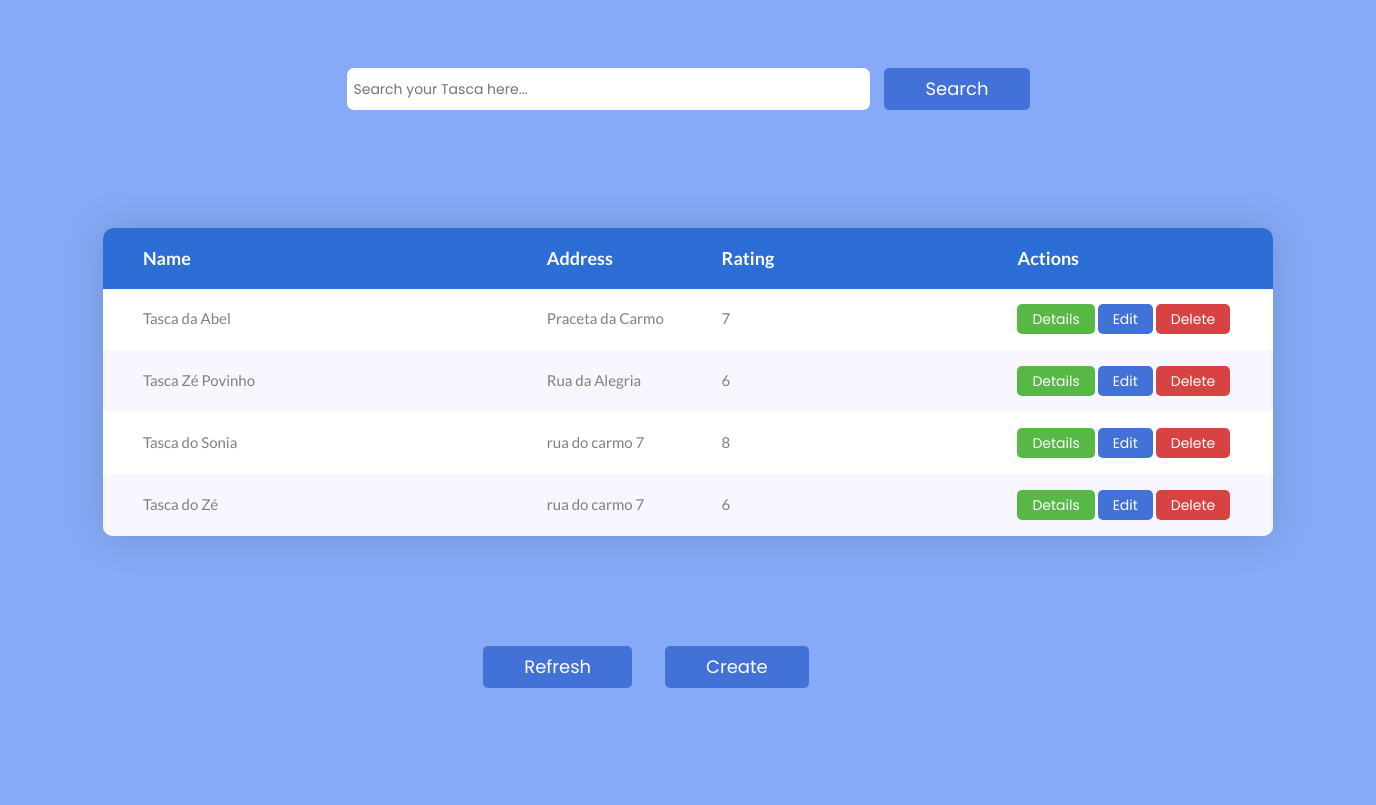
The app's page /, older data.
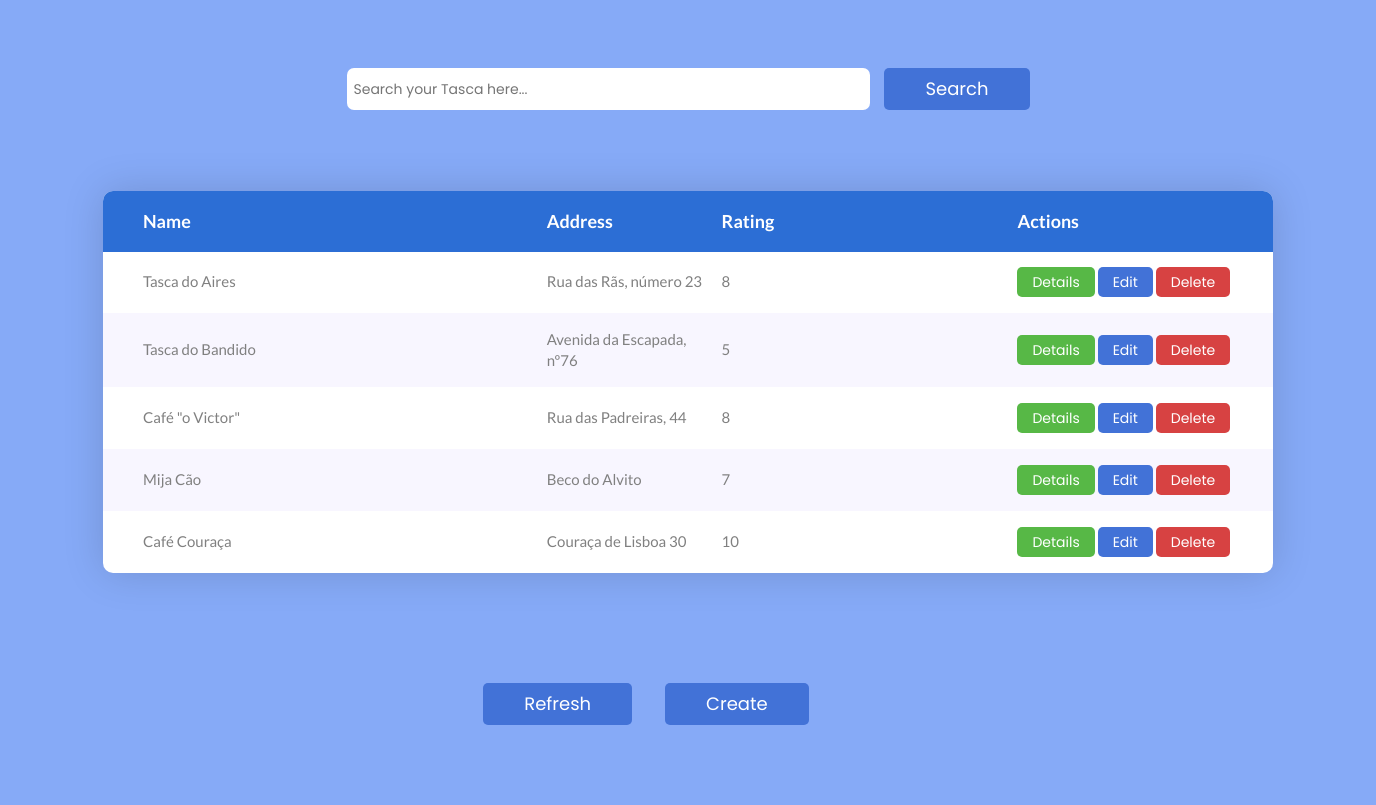
The same page, newer data.
### tascasApp/models.py (models this page shows)
class Tasca(models.Model):
      name = models.CharField(max_length=100)
      address = models.CharField(max_length=200)
      rating = models.IntegerField(validators=[MinValueValidator(0), MaxValueValidator(10)])
      tascaPicture = models.ImageField(null=True, blank=True, upload_to='media')

### tascasApp/views.py (the view)
# urls.py: path('', views.index, name='index'),
def index(request):
      searched = request.POST.get('searched', None)
      if searched:
            tascas = Tasca.objects.filter(Q(name__contains=searched) | Q(address__contains=searched))
            if not tascas:
                  print("Nothing")
                  tasca = Tasca.objects.all()
                  context = {
                        'objectList': tasca
                  }
            else:
                  print("Something")
                  context = {
                        'objectList': tascas
                  }
      else:
            tasca = Tasca.objects.all()
            context = {
                  'objectList': tasca
            }
      return render(request, "../templates/html/index.html", context)

### templates/html/index.html (shortened to what this page needs)
{% load static %}
<!DOCTYPE html>
<html lang="en">
<head>
	<link rel="stylesheet" type="text/css" href={% static "vendor/bootstrap/css/bootstrap.min.css" %}>
	<link rel="stylesheet" type="text/css" href={% static "fonts/font-awesome-4.7.0/css/font-awesome.min.css" %}>
	<link rel="stylesheet" type="text/css" href={% static "vendor/animate/animate.css" %}>
	<link rel="stylesheet" type="text/css" href={% static "vendor/select2/select2.min.css" %}>
	<link rel="stylesheet" type="text/css" href={% static "vendor/perfect-scrollbar/perfect-scrollbar.css" %}>
	<link rel="stylesheet" type="text/css" href={% static "css/util.css" %}>
	<link rel="stylesheet" type="text/css" href={% static "css/main.css" %}>
    	<link href={% static "css/material-design-iconic-font.min.css" %} rel="stylesheet" media="all">
    	<link href={% static "css/select2.min.css" %} rel="stylesheet" media="all">
    	<link href={% static "css/main2.css" %} rel="stylesheet" media="all">
</head>
<body style="background: #86aaf7;">
	<div class="limiter">
		<form action="{% url 'index' %}" method='POST' class="search-forms">
			<input class="form-search-tapas" name="searched" type="text" placeholder="Search your Tasca here..."/>
			<button class="btn btn--radius-2 btn--blue" type="submit">Search</button>
		</form>
		<div class="container-table100" style="background: #86aaf7;" >
			<div class="wrap-table100">
				<div class="table100 ver1 m-b-110">
					<div class="table100-head">
						<table>
							<thead>
								<tr class="row100 head">
									<th class="cell100 column1" style="background-color: #2c6ed5">Name</th>
									<th class="cell100 column2" style="background-color: #2c6ed5">Address</th>
									<th class="cell100 column3" style="background-color: #2c6ed5">Rating</th>
									<th class="cell100 column4" style="background-color: #2c6ed5">Actions</th>
								</tr>
							</thead>
						</table>
					</div>
					<div class="table100-body js-pscroll">
						<table>
							<tbody>
								{% for tasca in objectList %}
									<tr class="row100 body">
										<td class="cell100 column1">{{tasca.name}}</td>
										<td class="cell100 column2">{{tasca.address}}</td>
										<td class="cell100 column3">{{tasca.rating}}</td>
										<td class="cell100 column4">
											<button class="btn2 btn--radius-2 btn--green" onclick="location.href='{% url 'detalhes' tasca.id %}'"> Details </button>
											<button class="btn2 btn--radius-2 btn--blue" onclick="location.href='{% url 'edit' tasca.id %}'"> Edit </button>
											<button class="btn2 btn--radius-2 btn--red" onclick="location.href='{% url 'delete' tasca.id %}'"> Delete </button>
										</td>
									</tr>
								{% endfor %}
							</tbody>
						</table>
					</div>
				</div>
				<div class="endButtons">
					<button class="btn btn--radius-2 btn--blue" onclick="location.href='{% url 'index' %}'"> Refresh </button>
					<button class="btn btn--radius-2 btn--blue" onclick="location.href='{% url 'create' %}'"> Create </button>
				</div>
			</div>
		</div>
	</div>
</body>
</html>

### static/css/main.css (style rules this page uses)
* { margin: 0px; padding: 0px; box-sizing: border-box; }
body, html { height: 100%; font-family: sans-serif; }
input { display: block; outline: none; border: none !important; }
button { outline: none !important; border: none; background: blue; }
.js-pscroll { position: relative; overflow: hidden; }
.limiter { width: 1366px; margin: 0 auto; }
.container-table100 { width: 100%; min-height: 80vh; background: #fff; display: -webkit-box; display: -webkit-flex; display: -moz-box; display: -ms-flexbox; display: flex; align-items: center; justify-content: center; flex-wrap: wrap; padding: 33px 30px; }
.wrap-table100 { width: 1170px; }
.table100 { background-color: #fff; }
table { width: 100%; }
th, td { font-weight: unset; padding-right: 10px; }
.column1 { width: 33%; padding-left: 40px; }
.column2 { width: 13%; }
.column3 { width: 22%; }
.column4 { width: 19%; }
.table100-head th { padding-top: 18px; padding-bottom: 18px; }
.table100-body td { padding-top: 16px; padding-bottom: 16px; }
.table100 { position: relative; padding-top: 60px; }
.table100-head { position: absolute; width: 100%; top: 0; left: 0; }
.table100-body { max-height: 585px; overflow: auto; }
.table100.ver1 th { font-family: Lato-Bold; font-size: 18px; color: #fff; line-height: 1.4; background-color: #6c7ae0; }
.table100.ver1 td { font-family: Lato-Regular; font-size: 15px; color: #808080; line-height: 1.4; }
.table100.ver1 .table100-body tr:nth-child(even) { background-color: #f8f6ff; }
.table100.ver1 { border-radius: 10px; overflow: hidden; box-shadow: 0 0px 40px 0px rgba(0, 0, 0, 0.15); -moz-box-shadow: 0 0px 40px 0px rgba(0, 0, 0, 0.15); -webkit-box-shadow: 0 0px 40px 0px rgba(0, 0, 0, 0.15); -o-box-shadow: 0 0px 40px 0px rgba(0, 0, 0, 0.15); -ms-box-shadow: 0 0px 40px 0px rgba(0, 0, 0, 0.15); }
.form-search-tapas { border-radius: 0.5em; padding: 0em 0.5em 0 0.5em; margin-right: 1em; }
.search-forms { width: 50%; margin: 0 auto; display: flex; margin-top: 5%; margin-bottom: 2%; }
.endButtons { width: 50%; margin: 0 auto; margin-right: 20%; }
.endButtons .btn { margin-left: 5%; }

### static/css/main2.css (style rules this page uses)
html { -webkit-box-sizing: border-box; -moz-box-sizing: border-box; box-sizing: border-box; }
* { padding: 0; margin: 0; }
*, *:before, *:after { -webkit-box-sizing: inherit; -moz-box-sizing: inherit; box-sizing: inherit; }
body, h1, h2, h3, h4, h5, h6, blockquote, p, pre, dl, dd, ol, ul, figure, hr, fieldset, legend { margin: 0; padding: 0; }
table { border-collapse: collapse; border-spacing: 0; }
button { outline: none; background: none; border: none; }
body { font-family: "Poppins", "Arial", "Helvetica Neue", sans-serif; font-weight: 400; font-size: 14px; }
.btn { display: inline-block; line-height: 40px; padding: 0 40px; -webkit-transition: all 0.4s ease; -o-transition: all 0.4s ease; -moz-transition: all 0.4s ease; transition: all 0.4s ease; cursor: pointer; font-size: 18px; color: #fff; font-family: "Poppins", "Arial", "Helvetica Neue", sans-serif; }
.btn2 { display: inline-block; line-height: 30px; padding: 0 15px; cursor: pointer; font-size: 14px; color: #fff; font-family: "Poppins", "Arial", "Helvetica Neue", sans-serif; }
.btn--radius-2 { -webkit-border-radius: 5px; -moz-border-radius: 5px; border-radius: 5px; }
.btn--green { background: #57b846; }
.btn--blue { background: #4272d7; }
.btn--red { background: #d74242; }
input { outline: none; margin: 0; border: none; -webkit-box-shadow: none; -moz-box-shadow: none; box-shadow: none; width: 100%; font-size: 14px; font-family: inherit; }

Row changes from the older to the newer data that the page shows:
removed Tasca: name "Tasca da Abel", address "Praceta da Carmo", rating "7"
removed Tasca: name "Tasca Zé Povinho", address "Rua da Alegria", rating "6"
removed Tasca: name "Tasca do Sonia", address "rua do carmo 7", rating "8"
changed Tasca: name "Tasca do Zé" → "Tasca do Aires"; address "rua do carmo 7" → "Rua das Rãs, número 23"; rating "6" → "8"
added Tasca: name "Tasca do Bandido", address "Avenida da Escapada, nº76", rating "5"
added Tasca: name "Café \"o Victor\"", address "Rua das Padreiras, 44", rating "8"
added Tasca: name "Mija Cão", address "Beco do Alvito", rating "7"
added Tasca: name "Café Couraça", address "Couraça de Lisboa 30", rating "10"
